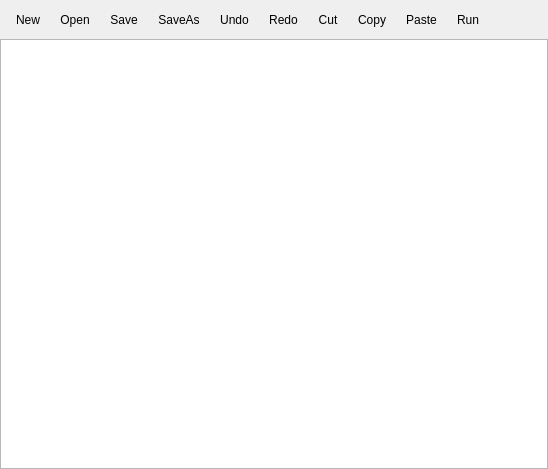
<?xml version="1.0" encoding="UTF-8"?>
<ui version="4.0">
 <class>CodeEditorWidget</class>
 <widget class="QWidget" name="CodeEditorWidget">
  <property name="geometry">
   <rect>
    <x>0</x>
    <y>0</y>
    <width>548</width>
    <height>469</height>
   </rect>
  </property>
  <property name="windowTitle">
   <string>Code Editor</string>
  </property>
  <property name="windowIcon">
   <iconset resource="../resources.qrc">
    <normaloff>:/icons/LogoTonatiuh.png</normaloff>:/icons/LogoTonatiuh.png</iconset>
  </property>
  <layout class="QVBoxLayout" name="verticalLayout">
   <property name="spacing">
    <number>0</number>
   </property>
   <property name="leftMargin">
    <number>0</number>
   </property>
   <property name="topMargin">
    <number>0</number>
   </property>
   <property name="rightMargin">
    <number>0</number>
   </property>
   <property name="bottomMargin">
    <number>0</number>
   </property>
   <item>
    <widget class="QWidget" name="editorToolbar" native="true">
     <layout class="QHBoxLayout" name="horizontalLayout">
      <item>
       <widget class="QToolButton" name="newButton">
        <property name="text">
         <string>New</string>
        </property>
        <property name="icon">
         <iconset resource="../resources.qrc">
          <normaloff>:/icons/new.png</normaloff>:/icons/new.png</iconset>
        </property>
        <property name="iconSize">
         <size>
          <width>30</width>
          <height>30</height>
         </size>
        </property>
        <property name="autoRaise">
         <bool>true</bool>
        </property>
       </widget>
      </item>
      <item>
       <widget class="QToolButton" name="openButton">
        <property name="text">
         <string>Open</string>
        </property>
        <property name="icon">
         <iconset resource="../resources.qrc">
          <normaloff>:/icons/open.png</normaloff>:/icons/open.png</iconset>
        </property>
        <property name="iconSize">
         <size>
          <width>30</width>
          <height>30</height>
         </size>
        </property>
        <property name="autoRaise">
         <bool>true</bool>
        </property>
       </widget>
      </item>
      <item>
       <widget class="QToolButton" name="saveButton">
        <property name="text">
         <string>Save</string>
        </property>
        <property name="icon">
         <iconset resource="../resources.qrc">
          <normaloff>:/icons/save.png</normaloff>:/icons/save.png</iconset>
        </property>
        <property name="iconSize">
         <size>
          <width>30</width>
          <height>30</height>
         </size>
        </property>
        <property name="autoRaise">
         <bool>true</bool>
        </property>
       </widget>
      </item>
      <item>
       <widget class="QToolButton" name="saveAsButton">
        <property name="text">
         <string>SaveAs</string>
        </property>
        <property name="icon">
         <iconset resource="../resources.qrc">
          <normaloff>:/icons/saveas.png</normaloff>:/icons/saveas.png</iconset>
        </property>
        <property name="iconSize">
         <size>
          <width>30</width>
          <height>30</height>
         </size>
        </property>
        <property name="autoRaise">
         <bool>true</bool>
        </property>
       </widget>
      </item>
      <item>
       <widget class="QToolButton" name="undoButton">
        <property name="text">
         <string>Undo</string>
        </property>
        <property name="icon">
         <iconset resource="../resources.qrc">
          <normaloff>:/icons/undo.png</normaloff>:/icons/undo.png</iconset>
        </property>
        <property name="iconSize">
         <size>
          <width>30</width>
          <height>30</height>
         </size>
        </property>
        <property name="autoRaise">
         <bool>true</bool>
        </property>
       </widget>
      </item>
      <item>
       <widget class="QToolButton" name="redoButton">
        <property name="text">
         <string>Redo</string>
        </property>
        <property name="icon">
         <iconset resource="../resources.qrc">
          <normaloff>:/icons/redo.png</normaloff>:/icons/redo.png</iconset>
        </property>
        <property name="iconSize">
         <size>
          <width>30</width>
          <height>30</height>
         </size>
        </property>
        <property name="autoRaise">
         <bool>true</bool>
        </property>
       </widget>
      </item>
      <item>
       <widget class="QToolButton" name="cutButton">
        <property name="text">
         <string>Cut</string>
        </property>
        <property name="icon">
         <iconset resource="../resources.qrc">
          <normaloff>:/icons/cut.png</normaloff>:/icons/cut.png</iconset>
        </property>
        <property name="iconSize">
         <size>
          <width>30</width>
          <height>30</height>
         </size>
        </property>
        <property name="autoRaise">
         <bool>true</bool>
        </property>
       </widget>
      </item>
      <item>
       <widget class="QToolButton" name="copyButton">
        <property name="text">
         <string>Copy</string>
        </property>
        <property name="icon">
         <iconset resource="../resources.qrc">
          <normaloff>:/icons/copy.png</normaloff>:/icons/copy.png</iconset>
        </property>
        <property name="iconSize">
         <size>
          <width>30</width>
          <height>30</height>
         </size>
        </property>
        <property name="autoRaise">
         <bool>true</bool>
        </property>
       </widget>
      </item>
      <item>
       <widget class="QToolButton" name="pasteButton">
        <property name="text">
         <string>Paste</string>
        </property>
        <property name="icon">
         <iconset resource="../resources.qrc">
          <normaloff>:/icons/paste.png</normaloff>:/icons/paste.png</iconset>
        </property>
        <property name="iconSize">
         <size>
          <width>30</width>
          <height>30</height>
         </size>
        </property>
        <property name="autoRaise">
         <bool>true</bool>
        </property>
       </widget>
      </item>
      <item>
       <widget class="QToolButton" name="runButton">
        <property name="text">
         <string>Run</string>
        </property>
        <property name="icon">
         <iconset resource="../resources.qrc">
          <normaloff>:/icons/run.png</normaloff>:/icons/run.png</iconset>
        </property>
        <property name="iconSize">
         <size>
          <width>30</width>
          <height>30</height>
         </size>
        </property>
        <property name="autoRaise">
         <bool>true</bool>
        </property>
       </widget>
      </item>
      <item>
       <spacer name="horizontalSpacer">
        <property name="orientation">
         <enum>Qt::Horizontal</enum>
        </property>
        <property name="sizeHint" stdset="0">
         <size>
          <width>40</width>
          <height>20</height>
         </size>
        </property>
       </spacer>
      </item>
     </layout>
    </widget>
   </item>
   <item>
    <widget class="QWidget" name="mainWidget" native="true">
     <layout class="QHBoxLayout" name="mainLayout">
      <property name="spacing">
       <number>0</number>
      </property>
      <property name="leftMargin">
       <number>0</number>
      </property>
      <property name="topMargin">
       <number>0</number>
      </property>
      <property name="rightMargin">
       <number>0</number>
      </property>
      <property name="bottomMargin">
       <number>0</number>
      </property>
      <item>
       <widget class="LineNumberWidget" name="lineNumberWidget" native="true"/>
      </item>
      <item>
       <widget class="CodeEditArea" name="codeEditor"/>
      </item>
     </layout>
    </widget>
   </item>
  </layout>
 </widget>
 <customwidgets>
  <customwidget>
   <class>LineNumberWidget</class>
   <extends>QWidget</extends>
   <header>gui/LineNumberWidget.h</header>
   <container>1</container>
  </customwidget>
  <customwidget>
   <class>CodeEditArea</class>
   <extends>QPlainTextEdit</extends>
   <header>gui/CodeEditArea.h</header>
  </customwidget>
 </customwidgets>
 <resources>
  <include location="../resources.qrc"/>
 </resources>
 <connections/>
</ui>
